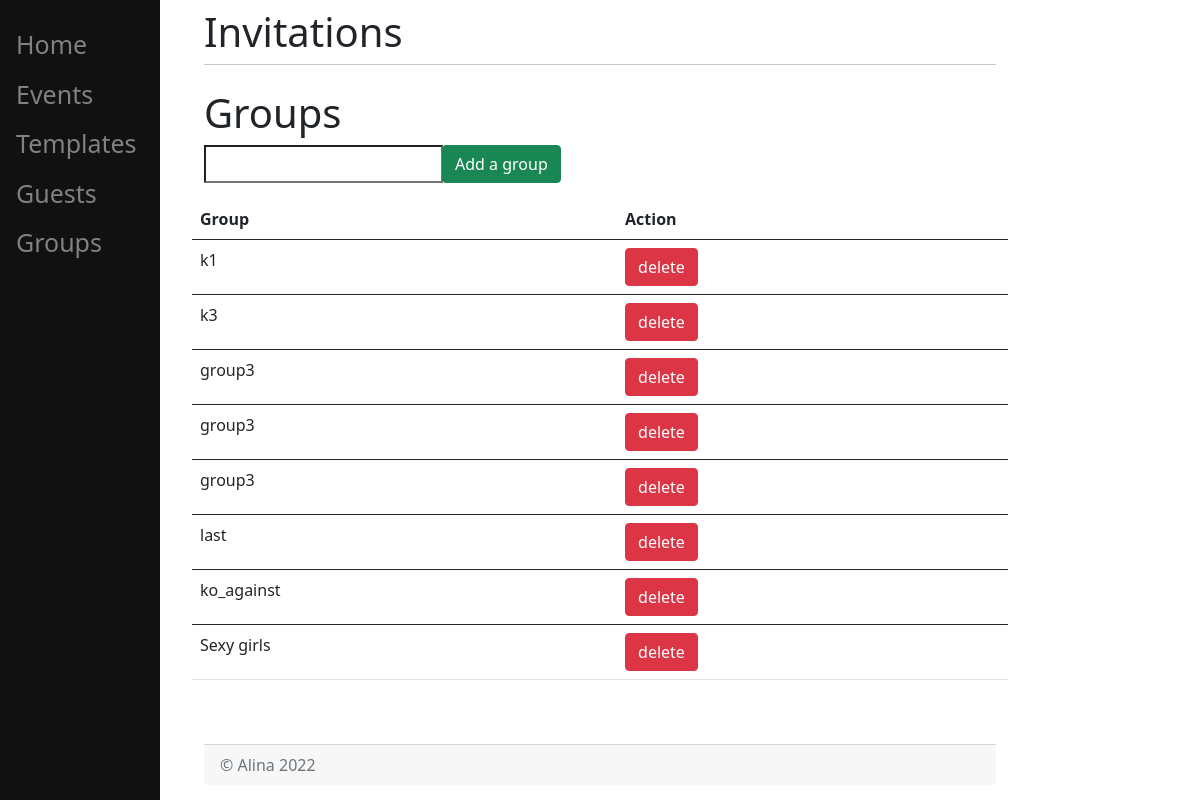
/groups/ (signed in), run on an earlier commit of the app's database.
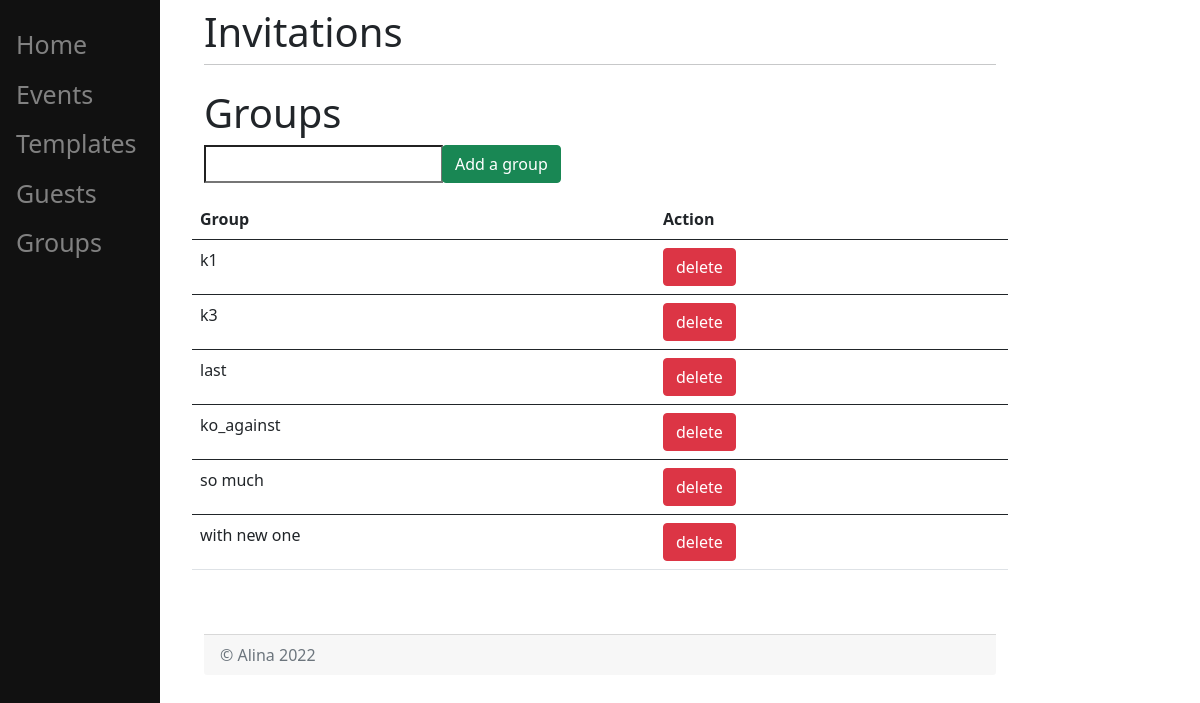
And on a later commit of the database.
### invitations/models.py (models this page shows, shortened)
class Group(models.Model):
    name = models.CharField(max_length=200)

### invitations/views.py (the view)
def groups(response):
    groups_ = Group.objects.all()
    return render(response, "invitations/groups.html", {"groups": groups_})

### templates/invitations/groups.html (shortened to what this page needs)
{% extends 'invitations/home.html' %}
{% block content %}
    <h1>Groups</h1>
    <form action="/groups/add", method="post">
    <div class="input-group mb-3">
        <input type="text" name="name">
        <div class="input-group-prepend">
            <button type="submit" name="save" class="btn btn-success">Add a group</button>
        </div>
    </div>
    </form>
    {% if groups %}
        <table class="table">
            <thead>
            <tr>
                <th scope="col">Group</th>
                <th scope="col">Action</th>
            </tr>
            </thead>
            <tbody>
            {% for group in groups %}
                <tr>
                    <td>{{ group.name }}</td>
                    <td>
                        <form action="/groups/delete/" method="post">
                            <button type="submit" class="btn btn-danger">delete</button>
                        </form>
                    </td>
                </tr>
                </tbody>
            {% endfor %}
        </table>
    {% else %}
        <dev><p> You have no groups </p></dev>
    {% endif %}
{% endblock %}

### templates/invitations/home.html (shortened to what this page needs)
{% extends 'invitations/base.html' %}

### templates/invitations/base.html (shortened to what this page needs)
<!DOCTYPE html>
<html lang="en">
<head>
    <link href="https://cdn.jsdelivr.net/npm/bootstrap@5.0.2/dist/css/bootstrap.min.css" rel="stylesheet"
>
</head>
<body>
<div class="row justify-content-center">
    <div class="col-8">
        <h1 class="mt-2">Invitations</h1>
        <hr class="mt-0 mb-4">
        {% if user.is_authenticated %}
            <div class="sidenav">
                <a href="/home">Home</a>
                <a href="/events">Events</a>
                <a href="/templates">Templates</a>
                <a href="/guests">Guests</a>
                <a href="/groups">Groups</a>
            </div>
            <div class="row justify-content-center">
                {% block content %}
                {% endblock %}
            </div>
        {% else %}
            <div id="content" class="main">
                <p>Log in </p> <a href="login"> here.</a>
                <p>Register </p> <a href="register"> here.</a>
            </div>
        {% endif %}
        <p class="mt-5 mb-3 text-muted card-footer">&copy; Alina 2022 </p>
    </div>
</body>
</html>

### templates/invitations/base.html (style rules this page uses)
.sidenav { height: 100%; width: 160px; position: fixed; z-index: 1; top: 0; left: 0; background-color: #111; overflow-x: hidden; padding-top: 20px; }
.sidenav a { padding: 6px 8px 6px 16px; text-decoration: none; font-size: 25px; color: #818181; display: block; }
html { overflow-y: scroll; }

What changed in the data, as far as the page shows it:
removed Group: name "group3"
removed Group: name "group3"
removed Group: name "group3"
removed Group: name "Sexy girls"
added Group: name "so much"
added Group: name "with new one"
